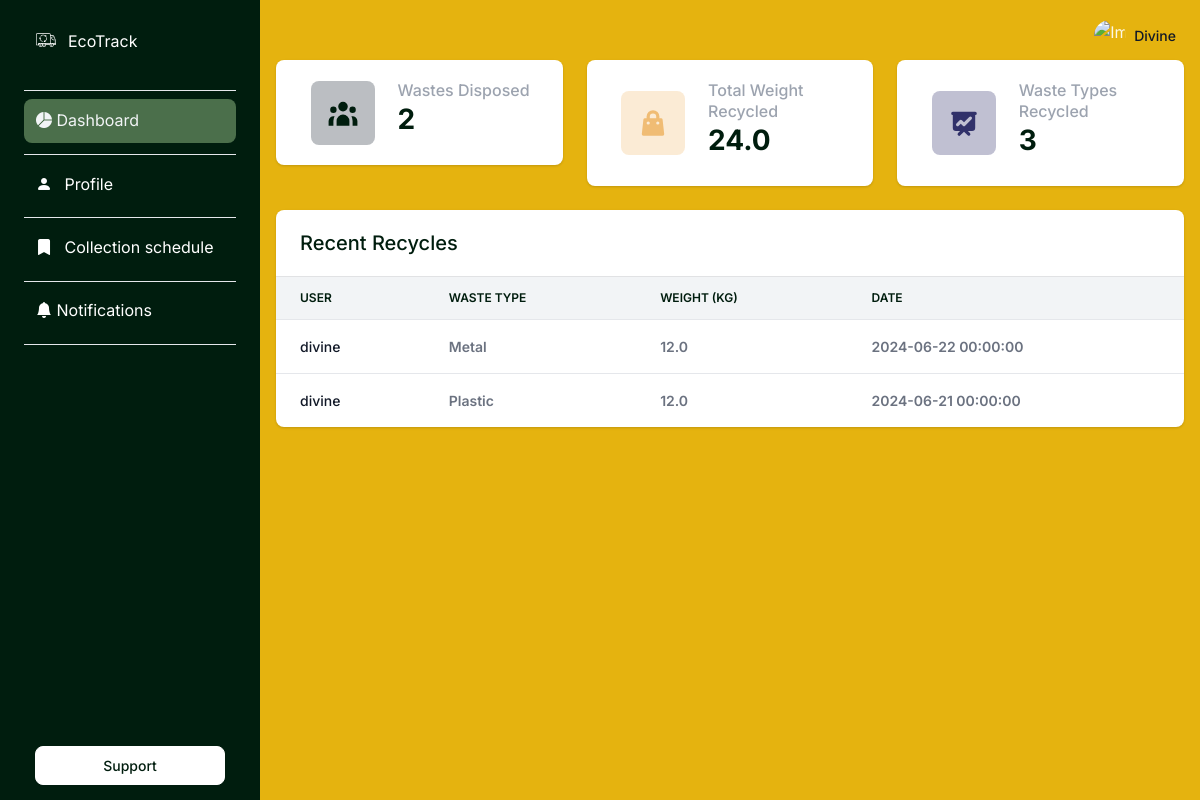
The page /dashboard (signed in) on the database its author committed.
### apps/authentication/models.py (models this page shows, shortened)
class Users(db.Model, UserMixin):
    __tablename__ = 'Users'
    id = db.Column(db.Integer, primary_key=True)
    username = db.Column(db.String(64), unique=True)
    email = db.Column(db.String(64), unique=True)
    password = db.Column(db.LargeBinary)
    firstname = db.Column(db.String(64), nullable=True)
    lastname = db.Column(db.String(64), nullable=True)
    phone = db.Column(db.String(20), nullable=True)
    address = db.Column(db.String(128), nullable=True)
    city = db.Column(db.String(64), nullable=True)
    state = db.Column(db.String(32), nullable=True)
    zip_code = db.Column(db.String(10), nullable=True)
    role = db.Column(Enum(RoleEnum), nullable=False, default=RoleEnum.user)
    def __str__(self):
        return str(self.username)

### apps/recycling_tracker/models.py (models this page shows)
class RecyclingTracker(db.Model):
    __tablename__ = 'recycling_trackers'
    id = db.Column(db.Integer, primary_key=True)
    user_id = db.Column(db.Integer, db.ForeignKey('Users.id'), nullable=False)
    service_id = db.Column(
        db.Integer, db.ForeignKey('Users.id'), nullable=False)
    waste_type_id = db.Column(db.Integer, db.ForeignKey('waste_types.id'), nullable=False)
    date_collected = db.Column(db.DateTime, nullable=False)
    weight = db.Column(db.Float, nullable=False)
    user = db.relationship('Users', foreign_keys=[user_id])
    service = db.relationship('Users', foreign_keys=[service_id])
    waste_type = db.relationship('WasteType')

### apps/waste_management/models.py (models this page shows, shortened)
class WasteType(db.Model):
    __tablename__ = 'waste_types'
    id = db.Column(db.Integer, primary_key=True)
    name = db.Column(db.String(64), unique=True, nullable=False)
    description = db.Column(db.String(256), nullable=True)
    def __str__(self):
        return self.name

### apps/dashboard/routes.py (the view, shortened to what this page needs)
@blueprint.route('/dashboard', methods=['GET', 'POST'])
@login_required
def dashboard():
    context = {}
    segment = get_segment(request)
    if current_user.role.value == 'user':
        template = 'dashboard/user_dashboard.html'
        results = RecyclingTracker.query.filter_by(
            user_id=current_user.id
        ).all()
        total_weight = sum([tracker.weight for tracker in results])
        context = {
            'waste_disposed_count': RecyclingTracker.query.filter_by(user_id=current_user.id).count(),
            'total_waste_recycled': total_weight,
            'waste_types': WasteType.query.count(),
            'my_recent_recycles': RecyclingTracker.query.filter_by(user_id=current_user.id).order_by(RecyclingTracker.date_collected.desc()).limit(5).all()
        }
    else:
        flash('Role not recognized!', 'danger')
        return redirect(url_for('authentication_blueprint.login'))
    return render_template(template, segment=segment, context=context)

### apps/__init__.py (called while the page is built)
def configure_database(app):
    @app.before_first_request
    def initialize_database():
        try:
            db.create_all()
        except Exception as e:
            print('> Error: DBMS Exception: ' + str(e))
            basedir = os.path.abspath(os.path.dirname(__file__))
            app.config['SQLALCHEMY_DATABASE_URI'] = 'sqlite:///' + \
                os.path.join(basedir, 'db.sqlite3')
            print('> Fallback to SQLite ')
            db.create_all()
    @app.teardown_request
    def shutdown_session(exception=None):
        db.session.remove()

### apps/authentication/models.py (called while the page is built)
@login_manager.user_loader
def user_loader(id):
    return Users.query.filter_by(id=id).first()

### apps/dashboard/routes.py (called while the page is built)
def get_segment(request):
    try:
        segment = request.path.split('/')[-1]
        if segment == '':
            segment = 'index'
        return segment
    except:
        return None

### apps/templates/dashboard/user_dashboard.html (shortened to what this page needs)
{% extends "layouts/base.html" %}
{% block content %}
<div class="row">
  <div class="col-12 col-sm-6 col-xl-4 mb-4">
    <div class="card border-0 shadow">
      <div class="card-body">
        <div class="row d-block d-xl-flex align-items-center">
          <div
            class="col-12 col-xl-5 text-xl-center mb-3 mb-xl-0 d-flex align-items-center justify-content-xl-center"
          >
            <div class="icon-shape icon-shape-primary rounded me-4 me-sm-0">
            </div>
          </div>
          <div class="col-12 col-xl-7 px-xl-0">
            <div class="d-none d-sm-block">
              <h2 class="h6 text-gray-400 mb-0">Wastes Disposed</h2>
              <h3 class="fw-extrabold mb-2">{{ context.waste_disposed_count }}</h3>
            </div>
          </div>
        </div>
      </div>
    </div>
  </div>
  <div class="col-12 col-sm-6 col-xl-4 mb-4">
    <div class="card border-0 shadow">
      <div class="card-body">
        <div class="row d-block d-xl-flex align-items-center">
          <div
            class="col-12 col-xl-5 text-xl-center mb-3 mb-xl-0 d-flex align-items-center justify-content-xl-center"
          >
            <div class="icon-shape icon-shape-secondary rounded me-4 me-sm-0">
            </div>
          </div>
          <div class="col-12 col-xl-7 px-xl-0">
            <div class="d-none d-sm-block">
              <h2 class="h6 text-gray-400 mb-0">Total Weight Recycled</h2>
              <h3 class="fw-extrabold mb-2">{{ context.total_waste_recycled }}</h3>
            </div>
          </div>
        </div>
      </div>
    </div>
  </div>
  <div class="col-12 col-sm-6 col-xl-4 mb-4">
    <div class="card border-0 shadow">
      <div class="card-body">
        <div class="row d-block d-xl-flex align-items-center">
          <div
            class="col-12 col-xl-5 text-xl-center mb-3 mb-xl-0 d-flex align-items-center justify-content-xl-center"
          >
            <div class="icon-shape icon-shape-tertiary rounded me-4 me-sm-0">
            </div>
          </div>
          <div class="col-12 col-xl-7 px-xl-0">
            <div class="d-none d-sm-block">
              <h2 class="h6 text-gray-400 mb-0">Waste Types Recycled</h2>
              <h3 class="fw-extrabold mb-2">{{ context.waste_types }}</h3>
            </div>
          </div>
        </div>
      </div>
    </div>
  </div>
</div>
<div class="row">
  <div class="col-12">
    <div class="row">
      <div class="col-12 mb-4">
        <div class="card border-0 shadow">
          <div class="card-header">
            <div class="row align-items-center">
              <div class="col">
                <h2 class="fs-5 fw-bold mb-0">Recent Recycles</h2>
              </div>
            </div>
          </div>
          <div class="table-responsive">
            <table class="table align-items-center table-flush">
              <thead class="thead-light">
                <tr>
                  <th class="border-bottom" scope="col">User</th>
                  <th class="border-bottom" scope="col">Waste Type</th>
                  <th class="border-bottom" scope="col">Weight (KG)</th>
                  <th class="border-bottom" scope="col">Date</th>
                </tr>
              </thead>
              <tbody>
                {% for recycle in context.my_recent_recycles %}
                <tr>
                   <th class="text-gray-900" scope="row">{{ recycle.user }}</th>
                  <td class="fw-bolder text-gray-500">{{ recycle.waste_type }}</td>
                  <td class="fw-bolder text-gray-500">{{ recycle.weight }}</td>
                  <td class="fw-bolder text-gray-500">{{ recycle.date_collected }}</td>
                </tr>
                {% endfor %}
              </tbody>
            </table>
          </div>
        </div>
      </div>
    </div>
  </div>
</div>
{% endblock content %}

### apps/templates/includes/navigation.html (shortened to what this page needs)
<nav class="navbar navbar-top navbar-expand navbar-dashboard navbar-dark ps-0 pe-2 pb-0">
  <div class="container-fluid px-0">
    <div class="d-flex justify-content-between w-100" id="navbarSupportedContent">
      <ul class="navbar-nav align-items-center">
        <li class="nav-item dropdown ms-lg-3">
          <a class="nav-link dropdown-toggle pt-1 px-0" href="#" role="button" data-bs-toggle="dropdown" aria-expanded="false">
            <div class="media d-flex align-items-center">
              <img class="avatar rounded-circle" alt="Image placeholder" src="{{ config.ASSETS_ROOT }}/images/default/profile.jpeg">
              <div class="media-body ms-2 text-dark align-items-center d-none d-lg-block">
                <span class="mb-0 font-small fw-bold text-gray-900">
                  <strong>{{ current_user.username | capitalize }}</strong>
                </span>
              </div>
            </div>
          </a>
        </li>
      </ul>
    </div>
  </div>
</nav>

### rows shown on the page
Users: username "Divine"
RecyclingTracker: user "divine", waste_type "Metal", weight "12.0", date_collected "2024-06-22 00:00:00"
RecyclingTracker: user "divine", waste_type "Plastic", weight "12.0", date_collected "2024-06-21 00:00:00"

### other values the page prints
{{ context.waste_disposed_count }} "2"
{{ context.total_waste_recycled }} "24.0"
{{ context.waste_types }} "3"
